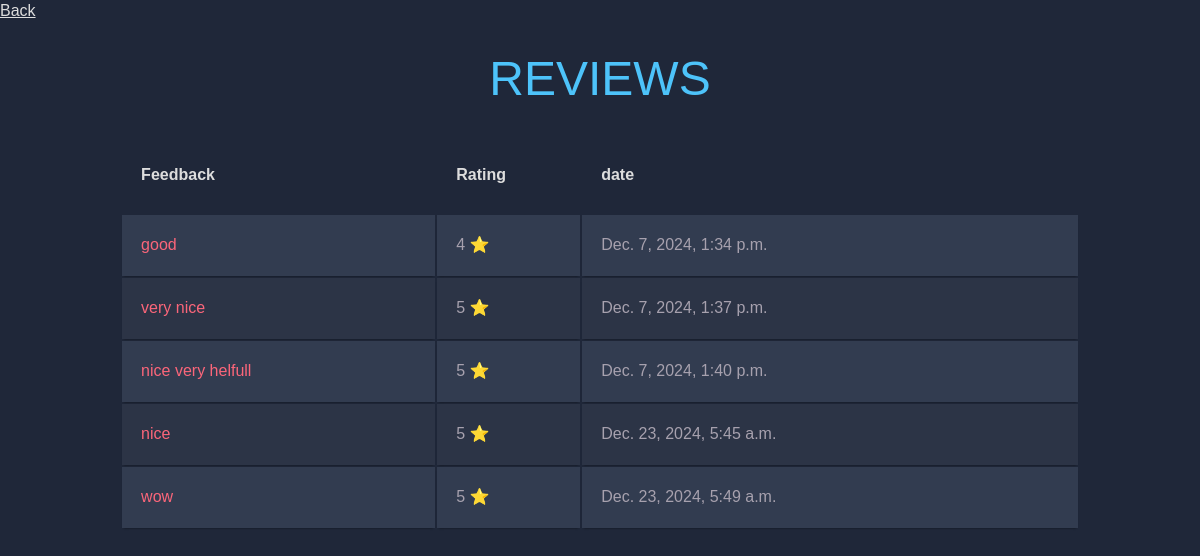
/feedbacklist/, run on the app's committed database.
### petapp/models.py (models this page shows, shortened)
class Feedback(models.Model):
    RATING_CHOICES = [
        (1, '1'),
        (2, '2'),
        (3, '3'),
        (4, '4'),
        (5, '5'),
        ]
    feedback_text = models.TextField()
    rating = models.IntegerField(choices=RATING_CHOICES)
    created_at = models.DateTimeField(auto_now_add=True)

### petapp/views.py (the view)
# urls.py: path('feedbacklist/',views.feedbacklist,name='feedbacklist'),
def feedbacklist(request):
    data=Feedback.objects.all()
    return render(request,'feedbacklist.html',{'data':data})

### petapp/templates/feedbacklist.html (shortened to what this page needs)
<!DOCTYPE html>
<html lang="en">
<head>
  <a href="/adhome/" style="color: #ddd;">Back</a>
  <h1>REVIEWS</h1>
<table class="container">
	<thead>
		<tr>
            <th><h1 style="color: #ddd;">Feedback</h1></th>
			<th><h1 style="color: #ddd;">Rating</h1></th>
			<th><h1 style="color: #ddd;">date</h1></th>
		</tr>
	</thead>
	<tbody>
    {% for i in data %}
		<tr>
            <td>{{i.feedback_text}}</td>
            <td>{{i.rating}} &#11088;</td>
            <td>{{i.created_at}}</td>
      </tr>
      {% endfor %}
	</tbody>
</table>
</body>
</html>

### petapp/templates/feedbacklist.html (style rules this page uses)
h1 { font-size:3em; font-weight: 300; line-height:1em; text-align: center; color: #4DC3FA; }
.container th h1 { font-weight: bold; font-size: 1em; text-align: left; color: #185875; }
.container td { font-weight: normal; font-size: 1em; -webkit-box-shadow: 0 2px 2px -2px #0E1119; -moz-box-shadow: 0 2px 2px -2px #0E1119; box-shadow: 0 2px 2px -2px #0E1119; }
.container { text-align: left; overflow: hidden; width: 80%; margin: 0 auto; display: table; padding: 0 0 8em 0; }
.container td, .container th { padding-bottom: 2%; padding-top: 2%; padding-left:2%; }
.container tr:nth-child(odd) { background-color: #323C50; }
.container tr:nth-child(even) { background-color: #2C3446; }
.container th { background-color: #1F2739; }
.container td:first-child { color: #FB667A; }

### data on the page
Feedback: feedback_text "good", rating "4", created_at "Dec. 7, 2024, 1:34 p.m."
Feedback: feedback_text "very nice", rating "5", created_at "Dec. 7, 2024, 1:37 p.m."
Feedback: feedback_text "nice very helfull", rating "5", created_at "Dec. 7, 2024, 1:40 p.m."
Feedback: feedback_text "nice", rating "5", created_at "Dec. 23, 2024, 5:45 a.m."
Feedback: feedback_text "wow", rating "5", created_at "Dec. 23, 2024, 5:49 a.m."
